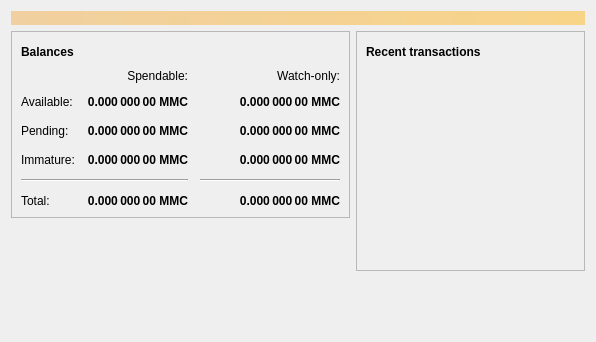
<?xml version="1.0" encoding="UTF-8"?>
<ui version="4.0">
 <class>OverviewPage</class>
 <widget class="QWidget" name="OverviewPage">
  <property name="geometry">
   <rect>
    <x>0</x>
    <y>0</y>
    <width>596</width>
    <height>342</height>
   </rect>
  </property>
  <property name="windowTitle">
   <string>Form</string>
  </property>
  <layout class="QVBoxLayout" name="topLayout">
   <item>
    <widget class="QLabel" name="labelAlerts">
     <property name="visible">
      <bool>false</bool>
     </property>
     <property name="styleSheet">
      <string notr="true">QLabel { background-color: qlineargradient(x1: 0, y1: 0, x2: 1, y2: 0, stop:0 #F0D0A0, stop:1 #F8D488); color:#000000; }</string>
     </property>
     <property name="wordWrap">
      <bool>true</bool>
     </property>
     <property name="margin">
      <number>3</number>
     </property>
     <property name="textInteractionFlags">
      <set>Qt::TextSelectableByMouse</set>
     </property>
    </widget>
   </item>
   <item>
    <layout class="QHBoxLayout" name="horizontalLayout" stretch="1,1">
     <item>
      <layout class="QVBoxLayout" name="verticalLayout_2">
       <item>
        <widget class="QFrame" name="frame">
         <property name="frameShape">
          <enum>QFrame::StyledPanel</enum>
         </property>
         <property name="frameShadow">
          <enum>QFrame::Raised</enum>
         </property>
         <layout class="QVBoxLayout" name="verticalLayout_4">
          <item>
           <layout class="QHBoxLayout" name="horizontalLayout_4">
            <item>
             <widget class="QLabel" name="label_5">
              <property name="font">
               <font>
                <weight>75</weight>
                <bold>true</bold>
               </font>
              </property>
              <property name="text">
               <string>Balances</string>
              </property>
             </widget>
            </item>
            <item>
             <widget class="QPushButton" name="labelWalletStatus">
              <property name="enabled">
               <bool>true</bool>
              </property>
              <property name="maximumSize">
               <size>
                <width>30</width>
                <height>16777215</height>
               </size>
              </property>
              <property name="toolTip">
               <string>The displayed information may be out of date. Your wallet automatically synchronizes with the Memecoin network after a connection is established, but this process has not completed yet.</string>
              </property>
              <property name="text">
               <string/>
              </property>
              <property name="icon">
               <iconset resource="../bitcoin.qrc">
                <normaloff>:/icons/warning</normaloff>
                <disabledoff>:/icons/warning</disabledoff>:/icons/warning</iconset>
              </property>
              <property name="iconSize">
               <size>
                <width>24</width>
                <height>24</height>
               </size>
              </property>
              <property name="flat">
               <bool>true</bool>
              </property>
             </widget>
            </item>
            <item>
             <spacer name="horizontalSpacer_3">
              <property name="orientation">
               <enum>Qt::Horizontal</enum>
              </property>
              <property name="sizeHint" stdset="0">
               <size>
                <width>40</width>
                <height>20</height>
               </size>
              </property>
             </spacer>
            </item>
           </layout>
          </item>
          <item>
           <layout class="QGridLayout" name="gridLayout">
            <property name="spacing">
             <number>12</number>
            </property>
            <item row="2" column="2">
             <widget class="QLabel" name="labelWatchPending">
              <property name="font">
               <font>
                <weight>75</weight>
                <bold>true</bold>
               </font>
              </property>
              <property name="cursor">
               <cursorShape>IBeamCursor</cursorShape>
              </property>
              <property name="toolTip">
               <string>Unconfirmed transactions to watch-only addresses</string>
              </property>
              <property name="text">
               <string notr="true">0.000 000 00 MMC</string>
              </property>
              <property name="alignment">
               <set>Qt::AlignRight|Qt::AlignTrailing|Qt::AlignVCenter</set>
              </property>
              <property name="textInteractionFlags">
               <set>Qt::LinksAccessibleByMouse|Qt::TextSelectableByKeyboard|Qt::TextSelectableByMouse</set>
              </property>
             </widget>
            </item>
            <item row="2" column="1">
             <widget class="QLabel" name="labelUnconfirmed">
              <property name="font">
               <font>
                <weight>75</weight>
                <bold>true</bold>
               </font>
              </property>
              <property name="cursor">
               <cursorShape>IBeamCursor</cursorShape>
              </property>
              <property name="toolTip">
               <string>Total of transactions that have yet to be confirmed, and do not yet count toward the spendable balance</string>
              </property>
              <property name="text">
               <string notr="true">0.000 000 00 MMC</string>
              </property>
              <property name="alignment">
               <set>Qt::AlignRight|Qt::AlignTrailing|Qt::AlignVCenter</set>
              </property>
              <property name="textInteractionFlags">
               <set>Qt::LinksAccessibleByMouse|Qt::TextSelectableByKeyboard|Qt::TextSelectableByMouse</set>
              </property>
             </widget>
            </item>
            <item row="3" column="2">
             <widget class="QLabel" name="labelWatchImmature">
              <property name="font">
               <font>
                <weight>75</weight>
                <bold>true</bold>
               </font>
              </property>
              <property name="cursor">
               <cursorShape>IBeamCursor</cursorShape>
              </property>
              <property name="toolTip">
               <string>Mined balance in watch-only addresses that has not yet matured</string>
              </property>
              <property name="text">
               <string notr="true">0.000 000 00 MMC</string>
              </property>
              <property name="alignment">
               <set>Qt::AlignRight|Qt::AlignTrailing|Qt::AlignVCenter</set>
              </property>
              <property name="textInteractionFlags">
               <set>Qt::LinksAccessibleByMouse|Qt::TextSelectableByKeyboard|Qt::TextSelectableByMouse</set>
              </property>
             </widget>
            </item>
            <item row="4" column="0" colspan="2">
             <widget class="Line" name="line">
              <property name="orientation">
               <enum>Qt::Horizontal</enum>
              </property>
             </widget>
            </item>
            <item row="4" column="2">
             <widget class="Line" name="lineWatchBalance">
              <property name="sizePolicy">
               <sizepolicy hsizetype="Preferred" vsizetype="Fixed">
                <horstretch>0</horstretch>
                <verstretch>0</verstretch>
               </sizepolicy>
              </property>
              <property name="minimumSize">
               <size>
                <width>140</width>
                <height>0</height>
               </size>
              </property>
              <property name="orientation">
               <enum>Qt::Horizontal</enum>
              </property>
             </widget>
            </item>
            <item row="5" column="0">
             <widget class="QLabel" name="labelTotalText">
              <property name="text">
               <string>Total:</string>
              </property>
             </widget>
            </item>
            <item row="3" column="1">
             <widget class="QLabel" name="labelImmature">
              <property name="font">
               <font>
                <weight>75</weight>
                <bold>true</bold>
               </font>
              </property>
              <property name="cursor">
               <cursorShape>IBeamCursor</cursorShape>
              </property>
              <property name="toolTip">
               <string>Mined balance that has not yet matured</string>
              </property>
              <property name="text">
               <string notr="true">0.000 000 00 MMC</string>
              </property>
              <property name="alignment">
               <set>Qt::AlignRight|Qt::AlignTrailing|Qt::AlignVCenter</set>
              </property>
              <property name="textInteractionFlags">
               <set>Qt::LinksAccessibleByMouse|Qt::TextSelectableByKeyboard|Qt::TextSelectableByMouse</set>
              </property>
             </widget>
            </item>
            <item row="2" column="3">
             <spacer name="horizontalSpacer_2">
              <property name="orientation">
               <enum>Qt::Horizontal</enum>
              </property>
              <property name="sizeHint" stdset="0">
               <size>
                <width>40</width>
                <height>20</height>
               </size>
              </property>
             </spacer>
            </item>
            <item row="3" column="0">
             <widget class="QLabel" name="labelImmatureText">
              <property name="text">
               <string>Immature:</string>
              </property>
             </widget>
            </item>
            <item row="5" column="1">
             <widget class="QLabel" name="labelTotal">
              <property name="font">
               <font>
                <weight>75</weight>
                <bold>true</bold>
               </font>
              </property>
              <property name="cursor">
               <cursorShape>IBeamCursor</cursorShape>
              </property>
              <property name="toolTip">
               <string>Your current total balance</string>
              </property>
              <property name="text">
               <string notr="true">0.000 000 00 MMC</string>
              </property>
              <property name="alignment">
               <set>Qt::AlignRight|Qt::AlignTrailing|Qt::AlignVCenter</set>
              </property>
              <property name="textInteractionFlags">
               <set>Qt::LinksAccessibleByMouse|Qt::TextSelectableByKeyboard|Qt::TextSelectableByMouse</set>
              </property>
             </widget>
            </item>
            <item row="5" column="2">
             <widget class="QLabel" name="labelWatchTotal">
              <property name="font">
               <font>
                <weight>75</weight>
                <bold>true</bold>
               </font>
              </property>
              <property name="cursor">
               <cursorShape>IBeamCursor</cursorShape>
              </property>
              <property name="toolTip">
               <string>Current total balance in watch-only addresses</string>
              </property>
              <property name="text">
               <string notr="true">0.000 000 00 MMC</string>
              </property>
              <property name="alignment">
               <set>Qt::AlignRight|Qt::AlignTrailing|Qt::AlignVCenter</set>
              </property>
              <property name="textInteractionFlags">
               <set>Qt::LinksAccessibleByMouse|Qt::TextSelectableByKeyboard|Qt::TextSelectableByMouse</set>
              </property>
             </widget>
            </item>
            <item row="0" column="2">
             <widget class="QLabel" name="labelWatchonly">
              <property name="text">
               <string>Watch-only:</string>
              </property>
              <property name="alignment">
               <set>Qt::AlignRight|Qt::AlignTrailing|Qt::AlignVCenter</set>
              </property>
             </widget>
            </item>
            <item row="1" column="0">
             <widget class="QLabel" name="labelBalanceText">
              <property name="text">
               <string>Available:</string>
              </property>
             </widget>
            </item>
            <item row="1" column="1">
             <widget class="QLabel" name="labelBalance">
              <property name="font">
               <font>
                <weight>75</weight>
                <bold>true</bold>
               </font>
              </property>
              <property name="cursor">
               <cursorShape>IBeamCursor</cursorShape>
              </property>
              <property name="toolTip">
               <string>Your current spendable balance</string>
              </property>
              <property name="text">
               <string notr="true">0.000 000 00 MMC</string>
              </property>
              <property name="alignment">
               <set>Qt::AlignRight|Qt::AlignTrailing|Qt::AlignVCenter</set>
              </property>
              <property name="textInteractionFlags">
               <set>Qt::LinksAccessibleByMouse|Qt::TextSelectableByKeyboard|Qt::TextSelectableByMouse</set>
              </property>
             </widget>
            </item>
            <item row="1" column="2">
             <widget class="QLabel" name="labelWatchAvailable">
              <property name="font">
               <font>
                <weight>75</weight>
                <bold>true</bold>
               </font>
              </property>
              <property name="cursor">
               <cursorShape>IBeamCursor</cursorShape>
              </property>
              <property name="toolTip">
               <string>Your current balance in watch-only addresses</string>
              </property>
              <property name="text">
               <string notr="true">0.000 000 00 MMC</string>
              </property>
              <property name="alignment">
               <set>Qt::AlignRight|Qt::AlignTrailing|Qt::AlignVCenter</set>
              </property>
              <property name="textInteractionFlags">
               <set>Qt::LinksAccessibleByMouse|Qt::TextSelectableByKeyboard|Qt::TextSelectableByMouse</set>
              </property>
             </widget>
            </item>
            <item row="2" column="0">
             <widget class="QLabel" name="labelPendingText">
              <property name="text">
               <string>Pending:</string>
              </property>
             </widget>
            </item>
            <item row="0" column="1">
             <widget class="QLabel" name="labelSpendable">
              <property name="text">
               <string>Spendable:</string>
              </property>
              <property name="alignment">
               <set>Qt::AlignRight|Qt::AlignTrailing|Qt::AlignVCenter</set>
              </property>
             </widget>
            </item>
           </layout>
          </item>
         </layout>
        </widget>
       </item>
       <item>
        <spacer name="verticalSpacer">
         <property name="orientation">
          <enum>Qt::Vertical</enum>
         </property>
         <property name="sizeHint" stdset="0">
          <size>
           <width>20</width>
           <height>40</height>
          </size>
         </property>
        </spacer>
       </item>
      </layout>
     </item>
     <item>
      <layout class="QVBoxLayout" name="verticalLayout_3">
       <item>
        <widget class="QFrame" name="frame_2">
         <property name="frameShape">
          <enum>QFrame::StyledPanel</enum>
         </property>
         <property name="frameShadow">
          <enum>QFrame::Raised</enum>
         </property>
         <layout class="QVBoxLayout" name="verticalLayout">
          <item>
           <layout class="QHBoxLayout" name="horizontalLayout_2">
            <item>
             <widget class="QLabel" name="label_4">
              <property name="font">
               <font>
                <weight>75</weight>
                <bold>true</bold>
               </font>
              </property>
              <property name="text">
               <string>Recent transactions</string>
              </property>
             </widget>
            </item>
            <item>
             <widget class="QPushButton" name="labelTransactionsStatus">
              <property name="enabled">
               <bool>true</bool>
              </property>
              <property name="maximumSize">
               <size>
                <width>30</width>
                <height>16777215</height>
               </size>
              </property>
              <property name="toolTip">
               <string>The displayed information may be out of date. Your wallet automatically synchronizes with the Memecoin network after a connection is established, but this process has not completed yet.</string>
              </property>
              <property name="text">
               <string/>
              </property>
              <property name="icon">
               <iconset resource="../bitcoin.qrc">
                <normaloff>:/icons/warning</normaloff>
                <disabledoff>:/icons/warning</disabledoff>:/icons/warning</iconset>
              </property>
              <property name="iconSize">
               <size>
                <width>24</width>
                <height>24</height>
               </size>
              </property>
              <property name="flat">
               <bool>true</bool>
              </property>
             </widget>
            </item>
            <item>
             <spacer name="horizontalSpacer">
              <property name="orientation">
               <enum>Qt::Horizontal</enum>
              </property>
              <property name="sizeHint" stdset="0">
               <size>
                <width>40</width>
                <height>20</height>
               </size>
              </property>
             </spacer>
            </item>
           </layout>
          </item>
          <item>
           <widget class="QListView" name="listTransactions">
            <property name="styleSheet">
             <string notr="true">QListView { background: transparent; }</string>
            </property>
            <property name="frameShape">
             <enum>QFrame::NoFrame</enum>
            </property>
            <property name="verticalScrollBarPolicy">
             <enum>Qt::ScrollBarAlwaysOff</enum>
            </property>
            <property name="horizontalScrollBarPolicy">
             <enum>Qt::ScrollBarAlwaysOff</enum>
            </property>
            <property name="selectionMode">
             <enum>QAbstractItemView::NoSelection</enum>
            </property>
           </widget>
          </item>
         </layout>
        </widget>
       </item>
       <item>
        <spacer name="verticalSpacer_2">
         <property name="orientation">
          <enum>Qt::Vertical</enum>
         </property>
         <property name="sizeHint" stdset="0">
          <size>
           <width>20</width>
           <height>40</height>
          </size>
         </property>
        </spacer>
       </item>
      </layout>
     </item>
    </layout>
   </item>
  </layout>
 </widget>
 <resources/>
 <connections/>
</ui>
